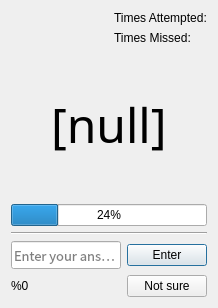
        <widget class="QWidget" name="tab_typing">
         <attribute name="title">
          <string>Typing</string>
         </attribute>
         <layout class="QVBoxLayout" name="verticalLayout_4">
          <item>
           <layout class="QVBoxLayout" name="verticalLayout_7">
            <item>
             <layout class="QHBoxLayout" name="horizontalLayout_14">
              <item>
               <spacer name="horizontalSpacer_14">
                <property name="orientation">
                 <enum>Qt::Horizontal</enum>
                </property>
                <property name="sizeHint" stdset="0">
                 <size>
                  <width>40</width>
                  <height>20</height>
                 </size>
                </property>
               </spacer>
              </item>
              <item>
               <layout class="QVBoxLayout" name="verticalLayout_18">
                <item>
                 <widget class="QLabel" name="label_typingAttempted">
                  <property name="enabled">
                   <bool>true</bool>
                  </property>
                  <property name="text">
                   <string>Times Attempted:</string>
                  </property>
                 </widget>
                </item>
                <item>
                 <widget class="QLabel" name="label_typingMissed">
                  <property name="text">
                   <string>Times Missed:</string>
                  </property>
                 </widget>
                </item>
               </layout>
              </item>
             </layout>
            </item>
            <item>
             <spacer name="verticalSpacer_3">
              <property name="orientation">
               <enum>Qt::Vertical</enum>
              </property>
              <property name="sizeHint" stdset="0">
               <size>
                <width>20</width>
                <height>40</height>
               </size>
              </property>
             </spacer>
            </item>
            <item>
             <layout class="QHBoxLayout" name="horizontalLayout_5">
              <item>
               <spacer name="horizontalSpacer_4">
                <property name="orientation">
                 <enum>Qt::Horizontal</enum>
                </property>
                <property name="sizeHint" stdset="0">
                 <size>
                  <width>40</width>
                  <height>20</height>
                 </size>
                </property>
               </spacer>
              </item>
              <item>
               <widget class="QLabel" name="label_typingWord">
                <property name="font">
                 <font>
                  <family>WenQuanYi Zen Hei Mono</family>
                  <pointsize>36</pointsize>
                 </font>
                </property>
                <property name="text">
                 <string>[null]</string>
                </property>
                <property name="wordWrap">
                 <bool>true</bool>
                </property>
               </widget>
              </item>
              <item>
               <spacer name="horizontalSpacer_5">
                <property name="orientation">
                 <enum>Qt::Horizontal</enum>
                </property>
                <property name="sizeHint" stdset="0">
                 <size>
                  <width>40</width>
                  <height>20</height>
                 </size>
                </property>
               </spacer>
              </item>
             </layout>
            </item>
            <item>
             <spacer name="verticalSpacer_4">
              <property name="orientation">
               <enum>Qt::Vertical</enum>
              </property>
              <property name="sizeHint" stdset="0">
               <size>
                <width>20</width>
                <height>40</height>
               </size>
              </property>
             </spacer>
            </item>
            <item>
             <widget class="QProgressBar" name="progressBar_typing">
              <property name="value">
               <number>24</number>
              </property>
             </widget>
            </item>
            <item>
             <widget class="Line" name="line_2">
              <property name="orientation">
               <enum>Qt::Horizontal</enum>
              </property>
             </widget>
            </item>
            <item>
             <layout class="QHBoxLayout" name="horizontalLayout_6">
              <item>
               <layout class="QVBoxLayout" name="verticalLayout_17">
                <item>
                 <widget class="QLineEdit" name="lineEdit_answer">
                  <property name="font">
                   <font>
                    <family>Noto Sans CJK JP</family>
                    <pointsize>10</pointsize>
                   </font>
                  </property>
                  <property name="text">
                   <string/>
                  </property>
                  <property name="placeholderText">
                   <string>Enter your answer</string>
                  </property>
                 </widget>
                </item>
               </layout>
              </item>
              <item>
               <widget class="QPushButton" name="pushButton_enter">
                <property name="text">
                 <string>Enter</string>
                </property>
                <property name="autoDefault">
                 <bool>false</bool>
                </property>
                <property name="default">
                 <bool>true</bool>
                </property>
               </widget>
              </item>
             </layout>
            </item>
            <item>
             <layout class="QHBoxLayout" name="horizontalLayout_7">
              <item>
               <widget class="QLabel" name="label_fractionCorrect">
                <property name="enabled">
                 <bool>true</bool>
                </property>
                <property name="text">
                 <string>%0</string>
                </property>
                <property name="textFormat">
                 <enum>Qt::PlainText</enum>
                </property>
               </widget>
              </item>
              <item>
               <spacer name="horizontalSpacer_6">
                <property name="orientation">
                 <enum>Qt::Horizontal</enum>
                </property>
                <property name="sizeHint" stdset="0">
                 <size>
                  <width>40</width>
                  <height>20</height>
                 </size>
                </property>
               </spacer>
              </item>
              <item>
               <widget class="QPushButton" name="pushButton_notSure_Skip">
                <property name="text">
                 <string>Not sure</string>
                </property>
               </widget>
              </item>
             </layout>
            </item>
           </layout>
          </item>
         </layout>
        </widget>
